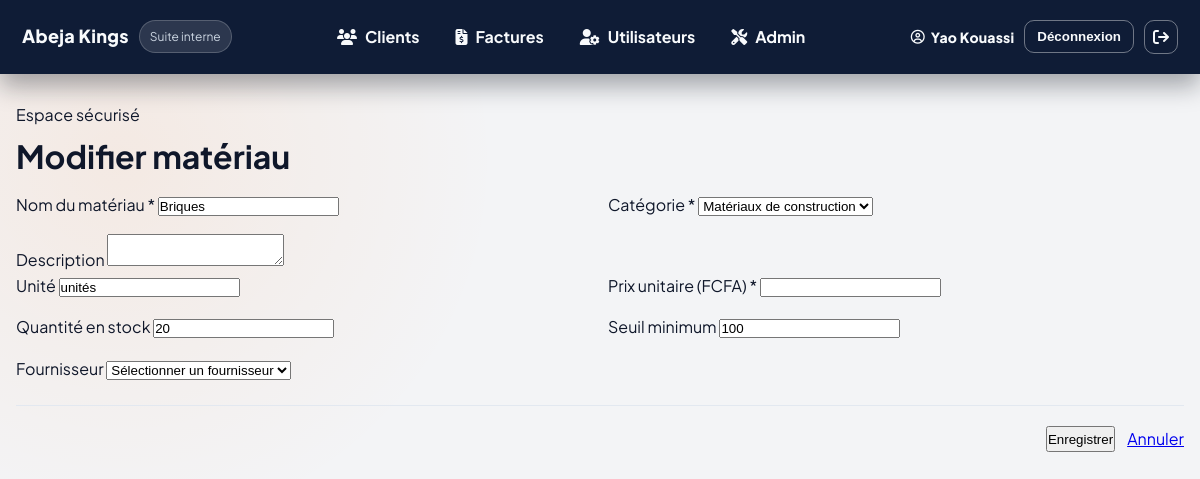
Screenshot of /materiaux/1/edit/ (signed in) with the database file from the repository.
### core/models.py (models this page shows, shortened)
class Materiau(models.Model):
    CATEGORIE_CHOICES = [
        ('construction', 'Matériaux de construction'),
        ('electricite', 'Électricité'),
        ('plomberie', 'Plomberie'),
        ('peinture', 'Peinture'),
        ('outillage', 'Outillage'),
        ('autre', 'Autre'),
    ]
    nom = models.CharField(max_length=200)
    categorie = models.CharField(max_length=50, choices=CATEGORIE_CHOICES, default='construction')
    description = models.TextField(blank=True)
    unite = models.CharField(max_length=20, default='unités')
    quantite_stock = models.IntegerField(default=0)
    seuil_minimum = models.IntegerField(default=0)
    prix_unitaire = models.DecimalField(max_digits=10, decimal_places=2)
    fournisseur = models.ForeignKey('Fournisseur', on_delete=models.SET_NULL, null=True, blank=True, related_name='materiaux')
    created_at = models.DateTimeField(auto_now_add=True)
    updated_at = models.DateTimeField(auto_now=True)
    class Meta:
        verbose_name = "Matériau"
        verbose_name_plural = "Matériaux"

### core/views.py (the view, shortened to what this page needs)
# urls.py: path('materiaux/<int:pk>/edit/', views.MateriauUpdateView.as_view(), name='materiau_update'),
@method_decorator(login_required, name='dispatch')
class MateriauUpdateView(View):
    def get(self, request, pk):
        materiau = get_object_or_404(Materiau, pk=pk)
        fournisseurs = Fournisseur.objects.all().order_by('nom')
        return render(request, 'core/materiau_form.html', {
            'materiau': materiau,
            'fournisseurs': fournisseurs
        })

### core/templates/core/materiau_form.html (shortened to what this page needs)
{% extends 'core/base.html' %}
{% block title %}{% if materiau %}Modifier{% else %}Nouveau{% endif %} matériau{% endblock %}
{% block content %}
<form method="post">
  <div class="form-row">
    <div class="form-group">
      <label for="nom">Nom du matériau *</label>
      <input type="text" id="nom" name="nom" value="{{ materiau.nom|default:'' }}" required>
    </div>
    <div class="form-group">
      <label for="categorie">Catégorie *</label>
      <select id="categorie" name="categorie" required>
        <option value="construction" {% if materiau and materiau.categorie == 'construction' %}selected{% endif %}>Matériaux de construction</option>
      </select>
    </div>
  </div>
  <div class="form-group">
    <label for="description">Description</label>
    <textarea id="description" name="description" rows="2">{{ materiau.description|default:'' }}</textarea>
  </div>
  <div class="form-row">
    <div class="form-group">
      <label for="unite">Unité</label>
      <input type="text" id="unite" name="unite" value="{{ materiau.unite|default:'unités' }}" placeholder="unités, kg, m², etc.">
    </div>
    <div class="form-group">
      <label for="prix_unitaire">Prix unitaire (FCFA) *</label>
      <input type="number" id="prix_unitaire" name="prix_unitaire" step="0.01" value="{{ materiau.prix_unitaire|default:'' }}" required>
    </div>
  </div>
  <div class="form-row">
    <div class="form-group">
      <label for="quantite_stock">Quantité en stock</label>
      <input type="number" id="quantite_stock" name="quantite_stock" min="0" value="{{ materiau.quantite_stock|default:0 }}">
    </div>
    <div class="form-group">
      <label for="seuil_minimum">Seuil minimum</label>
      <input type="number" id="seuil_minimum" name="seuil_minimum" min="0" value="{{ materiau.seuil_minimum|default:0 }}">
    </div>
  </div>
  <div class="form-group">
    <label for="fournisseur">Fournisseur</label>
    <select id="fournisseur" name="fournisseur">
      <option value="">Sélectionner un fournisseur</option>
    </select>
  </div>
  <div class="form-actions">
    <button class="primary" type="submit">Enregistrer</button>
    <a href="{% url 'core:materiaux' %}" class="secondary">Annuler</a>
  </div>
</form>
{% endblock %}

### core/templates/core/base.html (shortened to what this page needs)
{% load static %}
<!doctype html>
<html lang="fr">
<head>
  <link rel="stylesheet" href="https://cdnjs.cloudflare.com/ajax/libs/font-awesome/6.5.2/css/all.min.css">
  <link rel="stylesheet" href="{% static 'css/style.css' %}">
</head>
<body class="ui-shell">
<header class="topbar">
  <div class="brand">
    <a href="{% url 'core:dashboard' %}" class="brand-mark">Abeja Kings</a>
    <span class="pill live-pill">Suite interne</span>
  </div>
  {% if request.user.is_authenticated %}
  <nav class="topnav">
    <a href="{% url 'core:clients' %}"><i class="fa-solid fa-users"></i><span>Clients</span></a>
    <a href="{% url 'core:factures' %}"><i class="fa-solid fa-file-invoice-dollar"></i><span>Factures</span></a>
    <a href="{% url 'core:users' %}"><i class="fa-solid fa-user-gear"></i><span>Utilisateurs</span></a>
    <a href="{% url 'admin:index' %}"><i class="fa-solid fa-screwdriver-wrench"></i><span>Admin</span></a>
  </nav>
  {% endif %}
  <div class="user-actions">
    {% if request.user.is_authenticated %}
      <span class="user-name"><i class="fa-regular fa-circle-user"></i> {{ request.user.get_full_name|default:request.user.username }}</span>
      <form id="logout-form" method="post" action="{% url 'logout' %}" class="logout-form">
        <button type="submit" class="ghost-btn">Déconnexion</button>
      </form>
      <a href="#" id="logout-link" class="ghost-link" aria-label="Se déconnecter"><i class="fa-solid fa-arrow-right-from-bracket"></i></a>
    {% else %}
      <a href="{% url 'login' %}" class="ghost-btn">Se connecter</a>
    {% endif %}
  </div>
</header>
<main class="page">
  <div class="page-header">
    <div>
      <p class="eyebrow">Espace sécurisé</p>
      <h1>{% block title %}{% endblock %}</h1>
    </div>
  </div>
  {% block content %}{% endblock %}
</main>
</body>
</html>

### static/css/style.css (style rules this page uses)
:root { --primary: #FF6B00; --primary-dark: #E55A00; --primary-light: #FF8C33; --secondary: #1A365D; --secondary-light: #2D4B8C; --accent: #2D3748; --light: #FFFFFF; --dark: #1A202C; --gray: #718096; --gray-light: #E2E8F0; --gray-lighter: #F7FAFC; --success: #38A169; --warning: #D69E2E; --danger: #E53E3E; --info: #3182CE; --shadow: 0 1px 3px rgba(0, 0, 0, 0.1); --shadow-md: 0 4px 6px rgba(0, 0, 0, 0.1); --shadow-lg: 0 10px 15px rgba(0, 0, 0, 0.1); --radius: 8px; --radius-lg: 12px; }
* { margin: 0; padding: 0; box-sizing: border-box; }
body { font-family: 'Inter', sans-serif; background: var(--gray-lighter); color: var(--dark); line-height: 1.6; min-height: 100vh; }
.user-name { display: block; font-weight: 600; font-size: 14px; color: var(--dark); }
.form-actions { display: flex; gap: 12px; justify-content: flex-end; margin-top: 24px; padding-top: 20px; border-top: 1px solid var(--gray-light); }
.form-row { display: flex; gap: 16px; margin-bottom: 16px; }
.form-row .form-group { flex: 1; }

### core/templates/core/base.html (style rules this page uses)
body { font-family: 'Plus Jakarta Sans', 'Inter', system-ui, -apple-system, sans-serif; background: #0f172a0d; color: #0f172a; }
.ui-shell { margin: 0; min-height: 100vh; background: radial-gradient(circle at 10% 20%, rgba(255,107,0,0.08), transparent 30%), #f3f4f6; }
.topbar { position: sticky; top: 0; z-index: 20; display: flex; align-items: center; justify-content: space-between; gap: 12px; padding: 14px 22px; background: #0f1c36 !important; color: #f8fafc !important; box-shadow: 0 12px 24px rgba(12,18,30,0.35); }
.brand { display: flex; align-items: center; gap: 10px; }
.brand-mark { color: #f8fafc; font-weight: 800; letter-spacing: .3px; text-decoration: none; font-size: 18px; }
.pill { display: inline-flex; align-items: center; gap: 6px; padding: 6px 10px; border-radius: 999px; font-size: 12px; }
.live-pill { background: rgba(255,255,255,0.12); color: #cbd5e1; border: 1px solid rgba(255,255,255,0.2); }
.topnav { display: flex; gap: 12px; flex-wrap: wrap; }
.topnav a, .topnav a:visited { color: #f8fafc !important; text-decoration: none; padding: 10px 12px; border-radius: 10px; display: inline-flex; gap: 8px; align-items: center; transition: background .2s ease, color .2s ease; font-weight: 700; }
.user-actions { display: inline-flex; align-items: center; gap: 10px; }
.user-name { color: #f8fafc; display: inline-flex; align-items: center; gap: 6px; font-weight: 800; letter-spacing: .2px; }
.ghost-btn, .ghost-link { background: transparent; color: #f8fafc !important; border: 1px solid rgba(255,255,255,0.4); padding: 8px 12px; border-radius: 10px; text-decoration: none; cursor: pointer; display: inline-flex; align-items: center; gap: 6px; font-weight: 800; }
.ghost-link { padding: 8px; }
.logout-form button { background: transparent; color: #f8fafc !important; border: 1px solid rgba(255,255,255,0.4); font-weight: 800; }
.page { max-width: 1200px; margin: 28px auto; padding: 0 16px 40px; }
.page-header { display: flex; align-items: flex-end; justify-content: space-between; margin-bottom: 10px; }
.page-header h1 { margin: 4px 0 0; }

### rows the page displays
Materiau: nom "Briques", categorie "Matériaux de construction", unite "unités", quantite_stock "20", seuil_minimum "100"

### other values shown
{{ request.user.get_full_name|default:request.user.username }} "Yao Kouassi"
